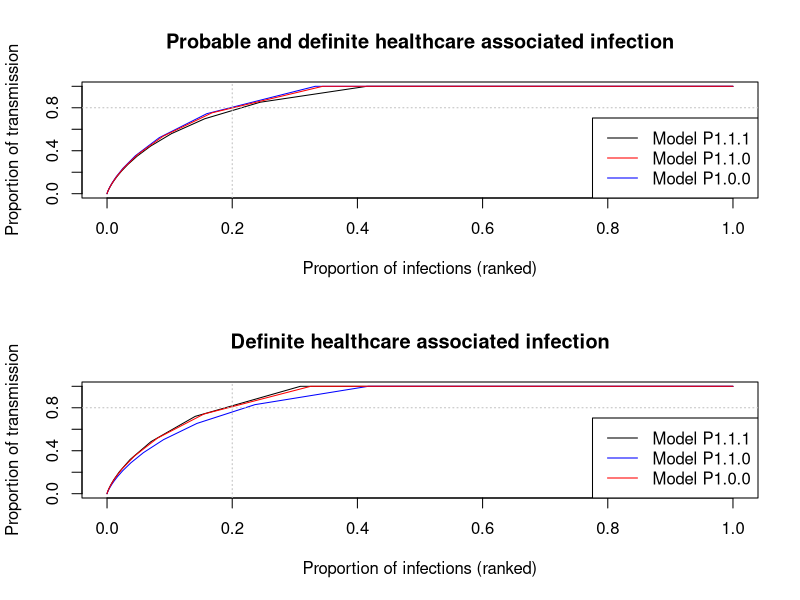

This figure's R source:
#  Calculate what proportion of transmissions  result from x% of primary cases (for fig S7)

# Do this by simulation
N<- 1000000 #  number of samples

# Take parameters from  model P1.1.1 with outcome 2: Probable and definite healthcare associated infections.
# Table S6 - considering transmission to patients from nosocomially infected patients

a0<-0.08
b<-1.07
phi0 <-0.28
k0<-0.11
#  mu for 1 primary infections
m <- a0+ b
phi<-phi0+ k0

transmissions<-rnbinom(N,size=phi, mu=m)
transmissions<-sort(transmissions,decreasing = T)
cumproportionoftransmissions<-cumsum(transmissions)/(sum(transmissions))
Y<-cumproportionoftransmissions[N*0.2]
X<-findInterval(0.8,cumproportionoftransmissions)/N 

print("Outcome:probable and definite; Model  P1.1.1 ")
print(paste(100*Y,"% of transmissions result from 20% of infections"))
print(paste("80% of transmissions result from ",100*X, "% of infections"))

par(mfrow=c(2,1))

plot(c(1:N)/N, cumproportionoftransmissions, type ='l', xlab="Proportion of infections (ranked)", ylab="Proportion of transmission",
        main="Probable and definite healthcare associated infection")

# Now same for model P1.1.0
a0<-0.08
b<-0.60
phi0 <-0.32
k0<-0.10
#  mu for 1 primary infections
m <- a0+ b
phi<-phi0+ k0

transmissions<-rnbinom(N,size=phi, mu=m)
transmissions<-sort(transmissions,decreasing = T)
cumproportionoftransmissions<-cumsum(transmissions)/(sum(transmissions))
Y<-cumproportionoftransmissions[N*0.2]
X<-findInterval(0.8,cumproportionoftransmissions)/N 

print("Outcome:probable and definite; Model  P1.1.0 ")
print(paste(100*Y,"% of transmissions result from 20% of infections"))
print(paste("80% of transmissions result from ",100*X, "% of infections"))

lines(c(1:N)/N, cumproportionoftransmissions,  col="blue")
# Now same for model P1.0.0
a0<-0.06
b<-0.66
phi0 <-0.33
k0<-0.10
#  mu for 1 primary infections
m <- a0+ b
phi<-phi0+ k0

transmissions<-rnbinom(N,size=phi, mu=m)
transmissions<-sort(transmissions,decreasing = T)
cumproportionoftransmissions<-cumsum(transmissions)/(sum(transmissions))
Y<-cumproportionoftransmissions[N*0.2]
X<-findInterval(0.8,cumproportionoftransmissions)/N 

print("Outcome:probable and definite; Model  P1.0.0 ")
print(paste(100*Y,"% of transmissions result from 20% of infections"))
print(paste("80% of transmissions result from ",100*X, "% of infections"))

lines(c(1:N)/N, cumproportionoftransmissions, col="red")

abline(h=0.8, col="grey", lty=3)
abline(v=0.2, col="grey", lty=3)


legend("bottomright", lty=1, col=c("black", "red", "blue"),legend = c("Model P1.1.1", "Model P1.1.0", "Model P1.0.0"))
#  See, for example, Lloyd-Smith et al 2005 (SI) for corresponding caluclations without simulation




#  Now repeat above for the model with only definite healthcare associated infections
# Take parameters from  model P1.1.1 with outcome 3: Definite healthcare associated infections.
# Table S9 - considering transmission to patients from nosocomially infected patients

a0<-0.04
b<-0.56
phi0 <-0.34
k0<-0.07
#  mu for 1 primary infections
m <- a0+ b
phi<-phi0+ k0

transmissions<-rnbinom(N,size=phi, mu=m)
transmissions<-sort(transmissions,decreasing = T)
cumproportionoftransmissions<-cumsum(transmissions)/(sum(transmissions))
Y<-cumproportionoftransmissions[N*0.2]
X<-findInterval(0.8,cumproportionoftransmissions)/N 

print("Outcome: definite; Model  P1.1.1 ")
print(paste(100*Y,"% of transmissions result from 20% of infections"))
print(paste("80% of transmissions result from ",100*X, "% of infections"))


plot(c(1:N)/N, cumproportionoftransmissions, type ='l', xlab="Proportion of infections (ranked)", ylab="Proportion of transmission",
     main="Definite healthcare associated infection")

# Now same for model P1.1.0, Table S10
a0<-0.04
b<-1.02
phi0 <-0.37
k0<-0.07
#  mu for 1 primary infections
m <- a0+ b
phi<-phi0+ k0

transmissions<-rnbinom(N,size=phi, mu=m)
transmissions<-sort(transmissions,decreasing = T)
cumproportionoftransmissions<-cumsum(transmissions)/(sum(transmissions))
Y<-cumproportionoftransmissions[N*0.2]
X<-findInterval(0.8,cumproportionoftransmissions)/N 

print("Definite; Model  P1.1.0 ")
print(paste(100*Y,"% of transmissions result from 20% of infections"))
print(paste("80% of transmissions result from ",100*X, "% of infections"))

lines(c(1:N)/N, cumproportionoftransmissions,  col="blue")
# Now same for model P1.0.0, Table S11
a0<-0.03
b<-0.63
phi0 <-0.35
k0<-0.06
#  mu for 1 primary infections
m <- a0+ b
phi<-phi0+ k0

transmissions<-rnbinom(N,size=phi, mu=m)
transmissions<-sort(transmissions,decreasing = T)
cumproportionoftransmissions<-cumsum(transmissions)/(sum(transmissions))
Y<-cumproportionoftransmissions[N*0.2]
X<-findInterval(0.8,cumproportionoftransmissions)/N 

print("Outcome:definite; Model  P1.0.0 ")
print(paste(100*Y,"% of transmissions result from 20% of infections"))
print(paste("80% of transmissions result from ",100*X, "% of infections"))

lines(c(1:N)/N, cumproportionoftransmissions, col="red")

abline(h=0.8, col="grey", lty=3)
abline(v=0.2, col="grey", lty=3)


legend("bottomright", lty=1, col=c("black", "blue", "red"),legend = c("Model P1.1.1", "Model P1.1.0", "Model P1.0.0"))

